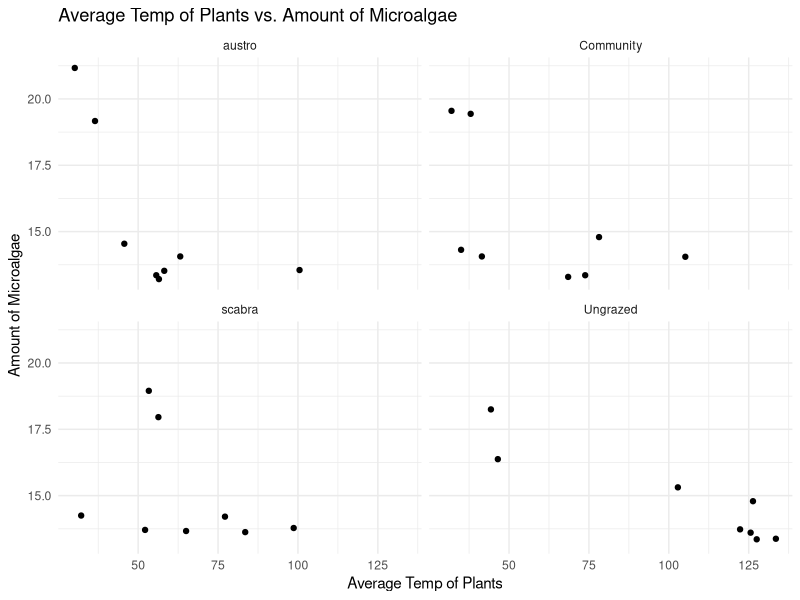
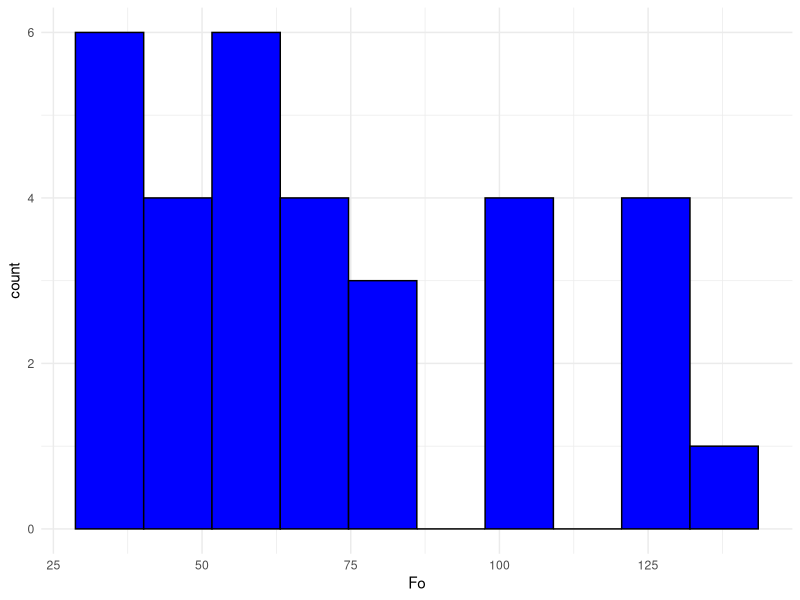
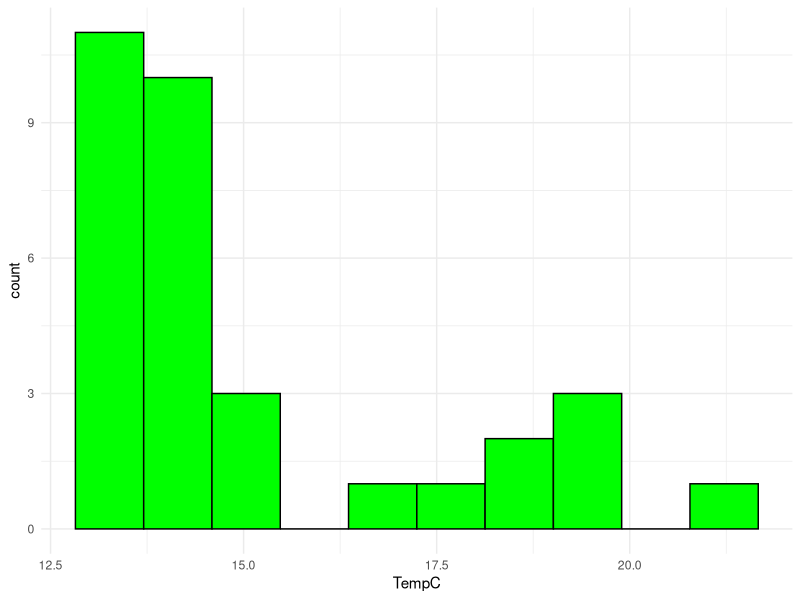
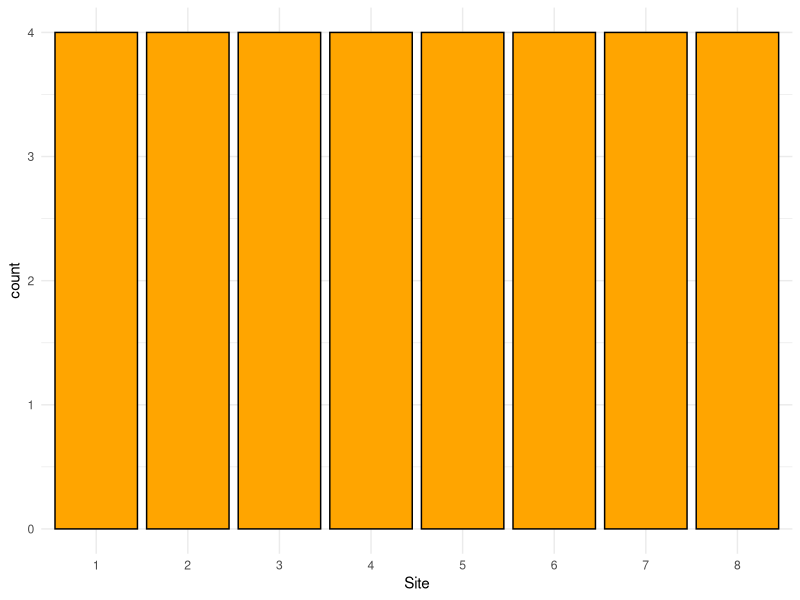
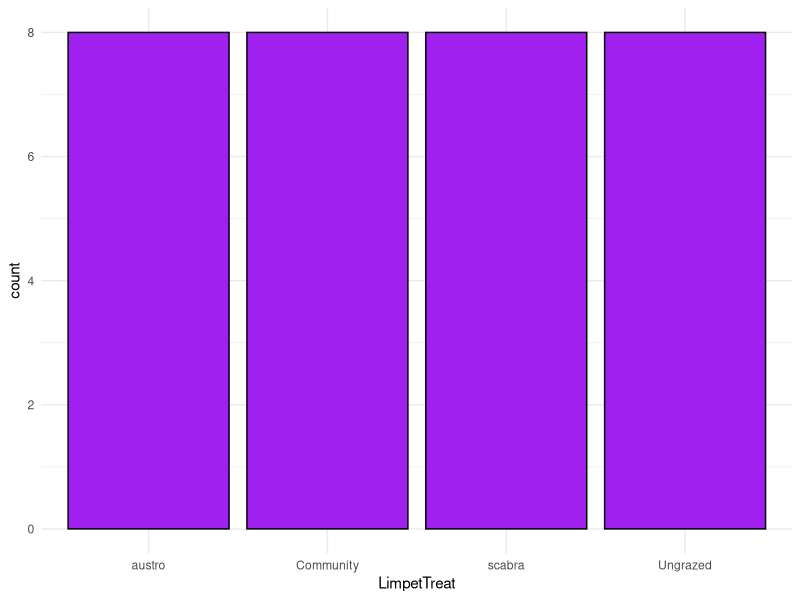
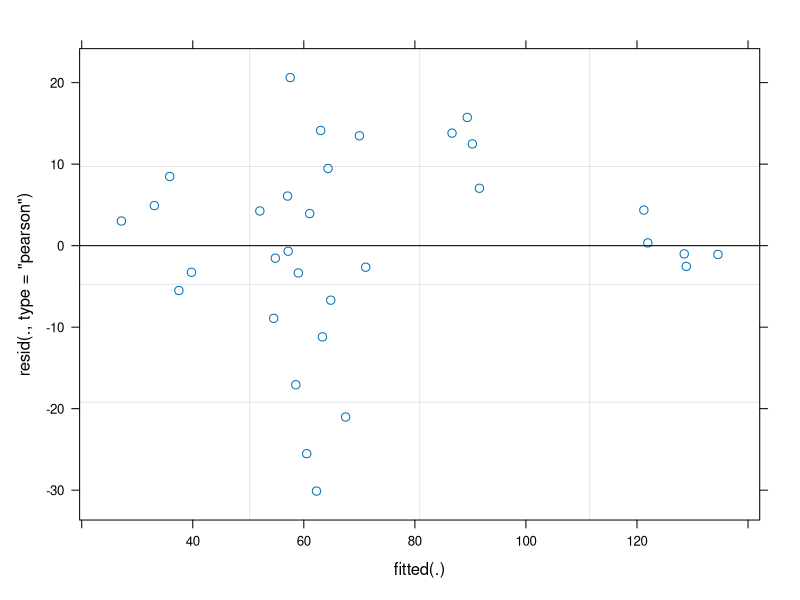
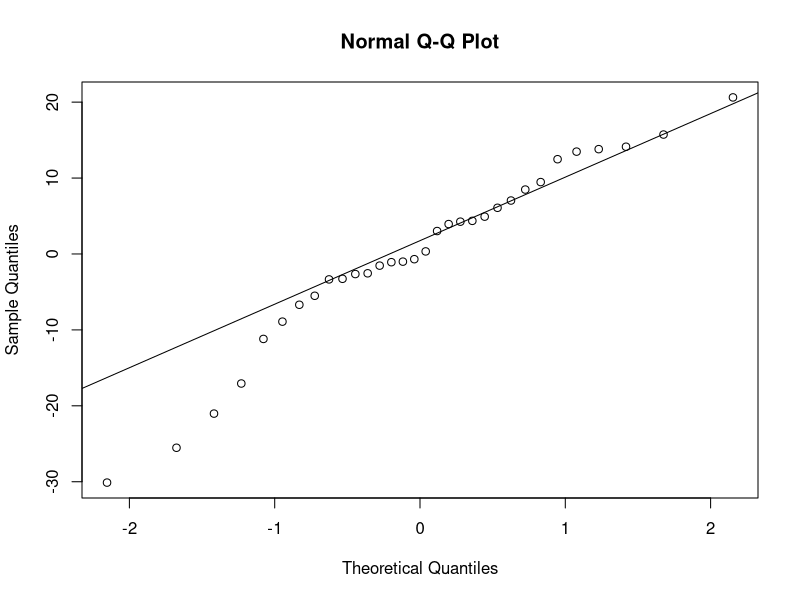
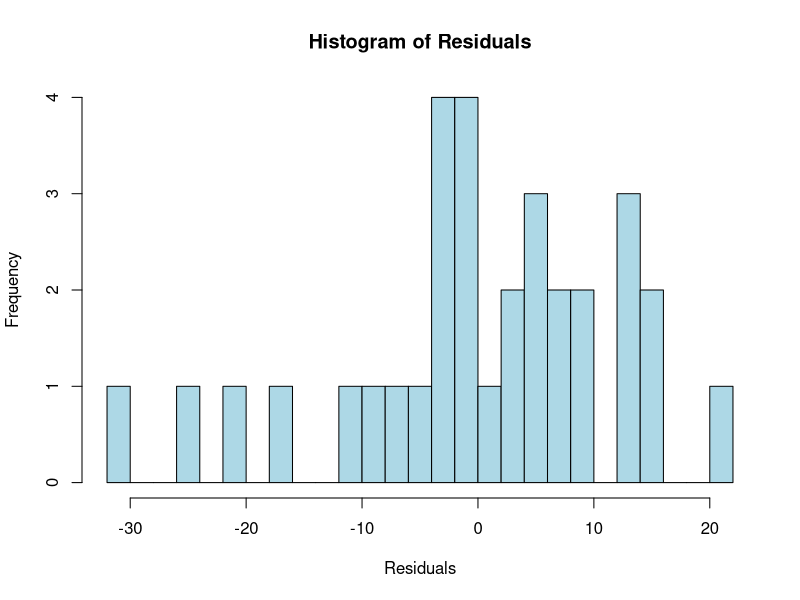

These figures' R source, in order:
## ---- chunk 1
# Load libraries.
library(readr)
library(tidyverse)
library(ggplot2)
library(ggfortify)
library(lme4)
library(car)

rm(list=ls()) # Clear environment.
## ---- chunk 2
limpet <- read_csv('Limpet_grazing.csv') # Read in data from local directory.

print('Summary of limpet data')
glimpse(limpet) # Overview of data set.
summary(limpet) # Statistical summaries of the data set.
str(limpet) # Structure of data set.

# Factorize categorical variables.
limpet$LimpetTreat <- factor(limpet$LimpetTreat)
limpet$Site <- factor(limpet$Site)

initial_plot <- ggplot(limpet, aes(x = LimpetTreat, y = Fo)) +
  geom_point() +
  labs (title = 'Limpet Treatment vs. Amount of Microalgae',
        x = 'Limpet Treatment',
        y = 'Amount of Microalgae') +
  facet_wrap(.~TempC) +
  theme_minimal()

initial_plot <- ggplot(limpet, aes(x = Fo, y = TempC)) +
  geom_point() +
  labs (title = 'Average Temp of Plants vs. Amount of Microalgae',
        x = 'Average Temp of Plants',
        y = 'Amount of Microalgae') +
  facet_wrap(.~LimpetTreat) +
  theme_minimal()

initial_plot

histo_Fo <- ggplot(limpet, aes(x = Fo)) +
  geom_histogram(bins = 10, fill = 'blue', color = 'black') +
  theme_minimal()

histo_Fo 

histo_TempC <- ggplot(limpet, aes(x = TempC)) +
  geom_histogram(bins = 10, fill = 'green', color = 'black') +
  theme_minimal()

histo_TempC

histo_Site <- ggplot(limpet, aes(x = Site)) +
  geom_bar(fill = 'orange', color = 'black') +
  theme_minimal()

histo_Site

histo_LimpetTreat <- ggplot(limpet, aes(x = LimpetTreat)) +
  geom_bar(fill = 'purple', color = 'black') +
  theme_minimal()

histo_LimpetTreat
## ---- chunk 3
# (1|site) accounts for random factor of site.
model <- lmer(Fo ~ LimpetTreat * TempC + (1|Site), data = limpet)
## ---- chunk 4
# Model diagnostics.
print('Summary:')
summary(model)

print('anova:')
anova(model)

print('Anova:')
Anova(model)

print('Plot:')
plot(model)

qqnorm(residuals(model))
qqline(residuals(model))

res_hist <- hist(residuals(model), breaks = 20, main = 'Histogram of Residuals', xlab = 'Residuals', col = 'lightblue', border = 'black')

res_hist
